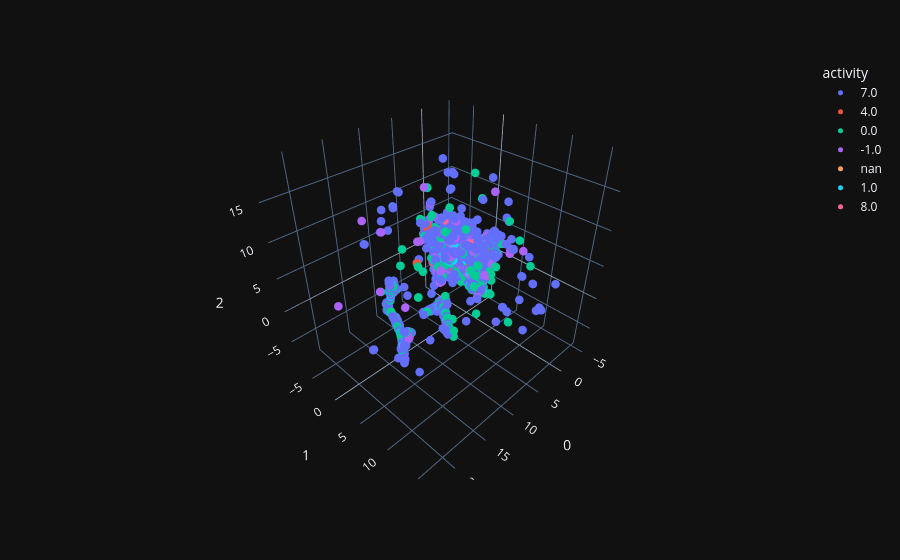

The notebook cell this image was saved under:
### Code cell
full_model_path = r'D:\code\DeepView\deepview\calculate_results\AEgru_world_epoch4999_datalen180_euler.pth'
out_channels = 32
model = Act2Vec(out_channels, input_dim=(4503, 180, 3))
device = 'cuda'
model = model.to(device)
if torch.cuda.is_available():
    model.load_state_dict(torch.load(full_model_path, weights_only=False))
else:
    model.load_state_dict(torch.load(full_model_path, weights_only=False, map_location=torch.device('cpu')))
    
# reconstruction result
representation_list, sample_list, pred_list, label_list = \
            AE_eval_time_series(train_loader, model, device)

# tsne latent representation to shape=(2, len) PCA降维到形状为 (2, len)
repre_concat = np.concatenate(representation_list)
repre_reshape = repre_concat.reshape(repre_concat.shape[0], -1)
sample_concat = np.concatenate(sample_list)
pred_concat = np.concatenate(pred_list)
sample_reshape = sample_concat.reshape(-1, sample_concat.shape[-1])
pred_reshape = pred_concat.reshape(-1, pred_concat.shape[-1])
label_concat = np.concatenate(label_list)
label_concat_vote = majority_value(label_concat)

umap_3d = UMAP(n_components=3)
proj_3d_gyro = umap_3d.fit_transform(repre_reshape)
fig_3d = px.scatter_3d(
    proj_3d_gyro, x=0, y=1, z=2,
    color=label_concat_vote.astype(str),  
    labels={'color': 'activity'}
)
fig_3d.update_traces(marker_size=5)
fig_3d.show()

### Figure 1 — Plotly figure (JSON) as saved in the notebook; plotly's stock layout.template omitted (floating-point values rounded to 4 significant figures; data arrays with more than 128 entries replaced by an {"elided": "..."} marker saying what was removed)
{"data": [{"hovertemplate": "activity=7.0<br>0=%{x}<br>1=%{y}<br>2=%{z}<extra></extra>", "legendgroup": "7.0", "marker": {"color": "#636efa", "symbol": "circle", "size": 5}, "mode": "markers", "name": "7.0", "scene": "scene", "showlegend": true, "x": {"elided": "6771 float values"}, "y": {"elided": "6771 float values"}, "z": {"elided": "6771 float values"}, "type": "scatter3d"}, {"hovertemplate": "activity=4.0<br>0=%{x}<br>1=%{y}<br>2=%{z}<extra></extra>", "legendgroup": "4.0", "marker": {"color": "#EF553B", "symbol": "circle", "size": 5}, "mode": "markers", "name": "4.0", "scene": "scene", "showlegend": true, "x": [4.984, 3.61, 3.578, 3.673, 3.713, 3.618, 3.713, 4.005, 3.987, 4.078, 5.42, 5.354, 4.303, 3.0, 4.835, 4.905, 6.53, 6.53, 3.656, 2.62, 2.648, 3.995, 4.827, 4.267, 4.015, 5.611, 3.965, 3.833, 8.766, 8.725, 7.058, 5.822, -0.4157, -0.5464, -0.4365, 6.585, 6.578, 6.587, 6.586, 2.729, 3.677, 3.845, 3.762, 3.627, 4.405, 6.574, 6.553, 6.538, 6.532, 6.556, 5.655, 5.596, 5.881, 2.617, 4.273, 5.079, 5.559, 5.081, 3.884, 8.664, -0.835, 3.819, 2.283, 4.488, 4.619, 5.769, 5.769, 5.769, 5.769, 6.28, 16.31], "y": [4.603, 4.078, 4.155, 4.075, 4.135, 4.131, 4.108, 1.577, 1.57, 1.096, 6.964, 6.855, 4.493, 4.016, 1.953, 1.89, 8.053, 8.064, 3.833, 2.696, 2.689, 3.865, 2.091, 1.277, 3.128, 1.835, 1.322, 2.759, 1.17, 1.173, -2.751, 6.791, 4.317, 4.327, 4.315, 0.4078, 0.4142, 0.3953, 0.4125, 2.732, 4.55, 4.605, 4.614, 4.717, 5.59, 8.192, 8.081, 8.103, 8.1, 8.11, 5.201, 5.678, 6.448, -0.2627, 4.898, 5.473, 6.103, 7.885, 2.407, 0.8877, 4.353, 3.847, 3.699, 6.469, 6.651, 10.41, 10.41, 10.41, 10.41, 2.437, 4.978], "z": [4.872, 2.537, 2.594, 2.493, 2.535, 2.545, 2.504, 2.665, 2.665, 3.318, 6.666, 5.997, 3.102, 1.829, 3.779, 3.776, 9.034, 9.103, 1.888, 2.555, 2.605, 4.374, 4.359, 3.799, 4.426, 5.21, 4.632, 4.231, 10.24, 9.872, 2.108, 5.539, 5.901, 5.993, 5.917, 7.525, 7.515, 7.529, 7.526, 2.657, 2.633, 2.457, 2.434, 2.61, 4.604, 9.014, 9.034, 9.063, 9.075, 9.066, 7.612, 6.995, 5.985, 2.934, 4.289, 6.052, 6.701, 4.723, 4.427, 8.465, 6.193, 2.328, 2.165, 3.855, 4.224, 15.61, 15.61, 15.61, 15.61, 2.802, -3.604], "type": "scatter3d"}, {"hovertemplate": "activity=0.0<br>0=%{x}<br>1=%{y}<br>2=%{z}<extra></extra>", "legendgroup": "0.0", "marker": {"color": "#00cc96", "symbol": "circle", "size": 5}, "mode": "markers", "name": "0.0", "scene": "scene", "showlegend": true, "x": {"elided": "2976 float values"}, "y": {"elided": "2976 float values"}, "z": {"elided": "2976 float values"}, "type": "scatter3d"}, {"hovertemplate": "activity=-1.0<br>0=%{x}<br>1=%{y}<br>2=%{z}<extra></extra>", "legendgroup": "-1.0", "marker": {"color": "#ab63fa", "symbol": "circle", "size": 5}, "mode": "markers", "name": "-1.0", "scene": "scene", "showlegend": true, "x": {"elided": "1886 float values"}, "y": {"elided": "1886 float values"}, "z": {"elided": "1886 float values"}, "type": "scatter3d"}, {"hovertemplate": "activity=nan<br>0=%{x}<br>1=%{y}<br>2=%{z}<extra></extra>", "legendgroup": "nan", "marker": {"color": "#FFA15A", "symbol": "circle", "size": 5}, "mode": "markers", "name": "nan", "scene": "scene", "showlegend": true, "x": [5.632, 5.648, 4.003, 4.834, 4.436, 4.469, 5.672, 5.678, 5.67, 5.678, 5.673, 5.703, 5.749, 5.689, 4.969, 9.602], "y": [0.8696, 0.8647, 4.056, 3.783, 4.002, 3.987, 7.671, 7.681, 7.664, 7.679, 7.636, 7.69, 7.678, 7.721, 4.651, 4.532], "z": [5.309, 5.289, 4.265, 1.992, 1.236, 1.307, 7.238, 7.229, 7.245, 7.237, 7.2, 7.226, 7.219, 7.217, 3.693, 1.352], "type": "scatter3d"}, {"hovertemplate": "activity=1.0<br>0=%{x}<br>1=%{y}<br>2=%{z}<extra></extra>", "legendgroup": "1.0", "marker": {"color": "#19d3f3", "symbol": "circle", "size": 5}, "mode": "markers", "name": "1.0", "scene": "scene", "showlegend": true, "x": {"elided": "426 float values"}, "y": {"elided": "426 float values"}, "z": {"elided": "426 float values"}, "type": "scatter3d"}, {"hovertemplate": "activity=8.0<br>0=%{x}<br>1=%{y}<br>2=%{z}<extra></extra>", "legendgroup": "8.0", "marker": {"color": "#FF6692", "symbol": "circle", "size": 5}, "mode": "markers", "name": "8.0", "scene": "scene", "showlegend": true, "x": [5.971, 5.839, 4.477, 6.438, 4.988, 4.581, 5.319, 2.973, 2.958, 2.962, 7.366, 7.355, 7.383, 7.191, 7.136, 4.019, 4.036, 4.446, 6.134, 6.855, 6.855, 6.837, 6.54, 6.373, 4.483, 3.678, 4.647, 3.873, 5.012, 5.002, 2.179, 3.909, 6.475, 6.752, 6.435, 5.344, 3.217, 3.33, 3.204, 7.471, 7.468, 7.473, 7.459, 7.458, 7.473, 7.474, 7.477, 7.478, 7.476, 7.478, 7.478, 7.474, 7.475], "y": [6.395, 6.399, 4.85, 1.673, 0.5271, 3.107, 1.914, 3.966, 4.001, 3.999, 6.714, 6.735, 6.727, 6.861, 6.81, 4.363, 4.354, 3.063, 1.981, 1.741, 1.741, 1.753, 2.125, 2.35, 2.178, 4.622, 5.948, 4.705, 0.4893, 0.5052, 3.635, 4.566, 7.583, 8.446, 8.002, 0.7005, 3.822, 3.992, 3.766, 0.6875, 0.6966, 0.6931, 0.6971, 0.687, 0.6881, 0.6849, 0.6923, 0.6891, 0.6946, 0.6837, 0.6801, 0.6825, 0.6846], "z": [6.575, 6.584, 3.95, 9.44, 4.222, 4.32, 4.948, 1.889, 1.819, 1.814, 9.532, 9.537, 9.549, 9.473, 9.533, 1.603, 1.507, 2.564, 7.381, 10.7, 10.7, 10.69, 10.36, 10.27, 2.687, 2.871, 4.796, 3.163, 5.188, 5.244, 2.104, 4.022, 8.325, 8.069, 8.789, 5.333, 2.924, 2.89, 2.885, 4.208, 4.198, 4.201, 4.206, 4.205, 4.206, 4.194, 4.195, 4.198, 4.188, 4.196, 4.199, 4.19, 4.187], "type": "scatter3d"}], "layout": {"scene": {"domain": {"x": [0.0, 1.0], "y": [0.0, 1.0]}, "xaxis": {"title": {"text": "0"}}, "yaxis": {"title": {"text": "1"}}, "zaxis": {"title": {"text": "2"}}}, "legend": {"title": {"text": "activity"}, "tracegroupgap": 0}, "margin": {"t": 60}}}
